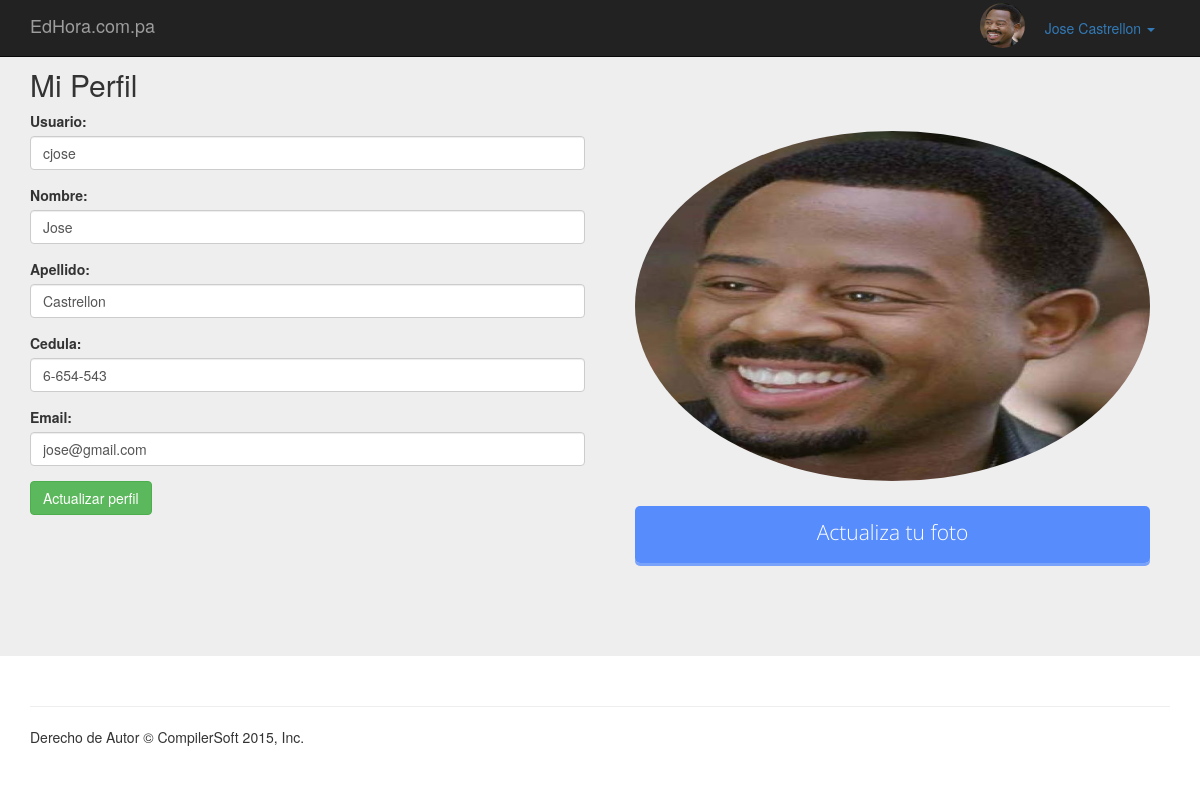
The page /pages/perfil_estudiante.php (signed in) on the database its author committed.
### tables this page shows
CREATE TABLE `profesor` (
  `Id` int(100) NOT NULL,
  `Nombre` varchar(50) NOT NULL,
  `Apellido` varchar(50) NOT NULL,
  `id_curso` varchar(60) NOT NULL,
  `id_horarioProf` int(100) NOT NULL,
  `usuario` varchar(60) NOT NULL,
  `password` varchar(60) NOT NULL,
  `email` varchar(50) NOT NULL,
  `cedula` varchar(12) NOT NULL,
  `rol` int(2) NOT NULL,
  `perfil` varchar(100) NOT NULL
);

### server/conexion.php (called while the page is built, shortened)
<?php
$hostname = 'localhost';
$database = 'Educativa';
$username = 'root';
$password = '';
$con = new mysqli($hostname, $username,$password, $database);
if ($con -> connect_errno) {
    die( "Fallo la conexión a MySQL: (" . $con -> mysqli_connect_errno()
        . ") " . $con -> mysqli_connect_error());
}else{
    if(isset($_SESSION["profesor"]) == true && isset($_SESSION["rol_p"]) == true){
        $adm = "SELECT * FROM profesor INNER JOIN cursos ON (cursos.id_curso = profesor.id_curso) WHERE 1";
        $aquery = $con -> query($adm);
        while($r = $aquery -> fetch_array()){
            $usuario = $r["usuario"];
            $email = $r["email"];
            $nombre = $r["Nombre"];
            $apellido = $r["Apellido"];
            $cedula = $r["cedula"];
            $perfil  = $r["perfil"];
        }
    }
}

### pages/perfil_estudiante.php (the view, shortened to what this page needs)
<?php
require_once ('../server/conexion.php');
?>
<html>
<head>
    <link type="text/css" href="css/stylesheet.css" rel="stylesheet">
    <link type="text/css" href="css/bootstrap.min.css" rel="stylesheet">
</head>
<body>
<?php
include ("../tools/header.php");
?>
<div class="jumbotron">
    <div class="container">
        <h2>Mi Perfil</h2>
        <div class="row">
            <form enctype="multipart/form-data" id="account-profesor" method="post">
                <div class="col-lg-6">
                    <div class="form-group">
                        <label for="usuario">Usuario: </label>
                        <input type="text" class="form-control" name="usuario" id="usuario" value="<?php echo $usuario; ?>">
                    </div>
                    <div class="form-group">
                        <label for="nombre">Nombre: </label>
                        <input type="text" class="form-control" name="nombre" id="nombre" value="<?php echo $nombre; ?>">
                    </div>
                    <div class="form-group">
                        <label for="apellido">Apellido: </label>
                        <input type="text" class="form-control" name="apellido" id="apellido" value="<?php echo $apellido; ?>">
                    </div>
                    <div class="form-group">
                        <label for="cedula">Cedula: </label>
                        <input type="text" class="form-control" name="cedula" id="cedula" value="<?php echo $cedula; ?>">
                    </div>
                    <div class="form-group">
                        <label for="email">Email: </label>
                        <input type="text" class="form-control" name="email" id="email" value="<?php echo $email; ?>">
                    </div>
                    <button type="button" class="btn btn-success" id="info-estudiante">Actualizar perfil</button>
                </div>
                <div class="col-lg-6">
                    <div class="foto_user">
                        <?php
                        echo '<div id="img-user"><img src="'.$perfil.'" id="images-user"/></div>';
                        ?>
                        <p>
                        <div class="div_file">
                            <p class="text_foto"><i class="icon-image"></i> Actualiza tu foto</p>
                        </div>
                        </p></div>
                </div>
            </form>
        </div>
    </div>
</div>
<div class="container">
    <hr>
    <footer>
        <p>Derecho de Autor &copy; CompilerSoft 2015, Inc.</p>
    </footer>
</div>
</body>
</html>

### tools/header.php (shortened to what this page needs)
<nav class="navbar navbar-inverse navbar-fixed-top">
    <div class="container">
        <div class="navbar-header">
            <a class="navbar-brand" href="#">EdHora.com.pa</a>
        </div>
        <div id="navbar" class="navbar-collapse collapse">
            <form class="navbar-form navbar-right">
                <?php
                if(isset($usuario) == false){
                    ?>
                <div class="form-group">
                    <input type="text" id="usuario" placeholder="Usuario" class="form-control">
                </div>
                <div class="form-group">
                    <input type="password" id="password" placeholder="Contrase&ntilde;a" class="form-control">
                </div>
                <button type="button" class="btn btn-success" id="login">Ingresar</button>
                <?php
                }else{
                    if(isset($_SESSION["profesor"]) == true) {
                        ?>
                        <ul class="nav nav-pills">
                            <li role="presentation" class="dropdown">
                                <div class="images-user"><img src="<?php echo $perfil; ?>"></div>
                                <a class="dropdown-toggle" data-toggle="dropdown" href="inicio" role="button"
                                   aria-haspopup="true" aria-expanded="false"><?php echo $nombre . ' ' . $apellido; ?>
                                    <span class="caret"></span>
                                </a>
                            </li>
                        </ul>
                <?php
                    }
                }
                ?>
            </form>
        </div>
    </div>
</nav>

### css/stylesheet.css (style rules this page uses)
body { margin: 0; padding: 0; }
.images-user { width: 5px; border-radius: 100%; position: absolute; left:-50px; top: -5px; }
.images-user img { background-size: 100% 100%; border-radius: 100%; height: 45px; width: 45px; }
div.foto_user { width: 100%; padding:20px; margin: 0 auto; }
.foto_user div#img-user { width: 100%; margin: auto; }
.foto_user img { width:100%; height:350px; border-radius:100%; -webkit-border-radius:100%; -moz-border-radius:100%; }
.foto_user p { padding-top:10px; font-family: "Open Sans", "sans-serif"; font-size: 14px; color:rgba(18, 43, 64,.9); font-weight: 400; }
p.text_foto { text-align: center; color: #ffffff; vertical-align: middle; font-family: "Open Sans", "sans-serif"; font-weight: 700; }
.div_file { position: relative; width: 100%; padding: 1px; background:rgba(72, 130, 255, 0.9); -webkit-border-radius: 5px; -o-border-radius: 5px; -moz-border-radius: 5px; -ms-border-radius: 5px; box-shadow: 0px 3px 0px rgba(72, 130, 255, 0.7); cursor: pointer; }

### rows shown on the page
profesor: perfil (picture), Nombre "Jose", Apellido "Castrellon", usuario "cjose", nombre "Jose", apellido "Castrellon", cedula "6-654-543", email "jose@gmail.com"
